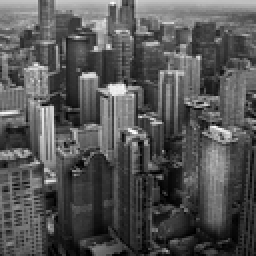
%> input picture clases/Cap03_Mejoramiento_Espacial/Matlab_Python/chicago.png, 128 x 128 px, shrunk from 512 x 512 before the run (shown 2 times larger)
$ octave TRAT03_Mask.m   (GNU Octave 9; MATLAB toolbox functions it lacks are replaced by stand-ins)
%> lines starting %> are read from the running program, lines starting %| are printed output that depends on the picture
% Example:
%
% Implementation of mask filters pixel by pixel
% (it is recomeded to use command imfilter)
%
% Computer Vision Course
% (c) Jossé Ramón Iglesias(2020)

X = double(imread('chicago.png'));
%> X: size 128x128 double; min 0, max 255, mean 84.9; mean of the top-left, top-right, bottom-left and bottom-right quarters 106.9, 98.9, 72.7, 60.9
close all
figure(1)
imshow(X,[]);
title('original');

[N,M] = size(X);
%> N = 128; M = 128
n = 11;
F = ones(n,n)/n^2;
k = (n-1)/2;


tic
Y = zeros(N,M);

for i=k+1:N-k
    for j=k+1:M-k
        s = 0;
        for p=-k:k
            for q=-k:k
                s = s + F(p+k+1,q+k+1)*X(i+p,j+q);
            end
        end
        Y(i,j) = s;
    end
end
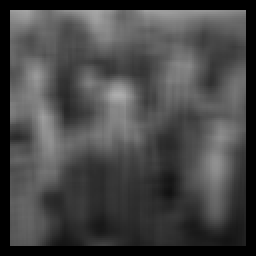
%> Y: size 128x128 double (shown 2 times larger); min 0, max 173.7, mean 70.9
toc
figure(2)
imshow(Y,[]);
title('filtered');


% WARNING: The same operation can be done using imfilter
tic;Z = imfilter(X,F);toc % it is recomended because it is faster.
%> after `Z = imfilter(X,F)`:
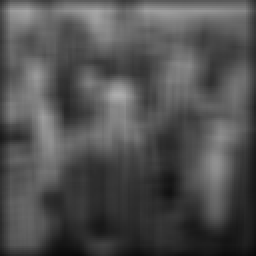
%> Z: size 128x128 double (shown 2 times larger); min 9.17, max 173.7, mean 80.8
